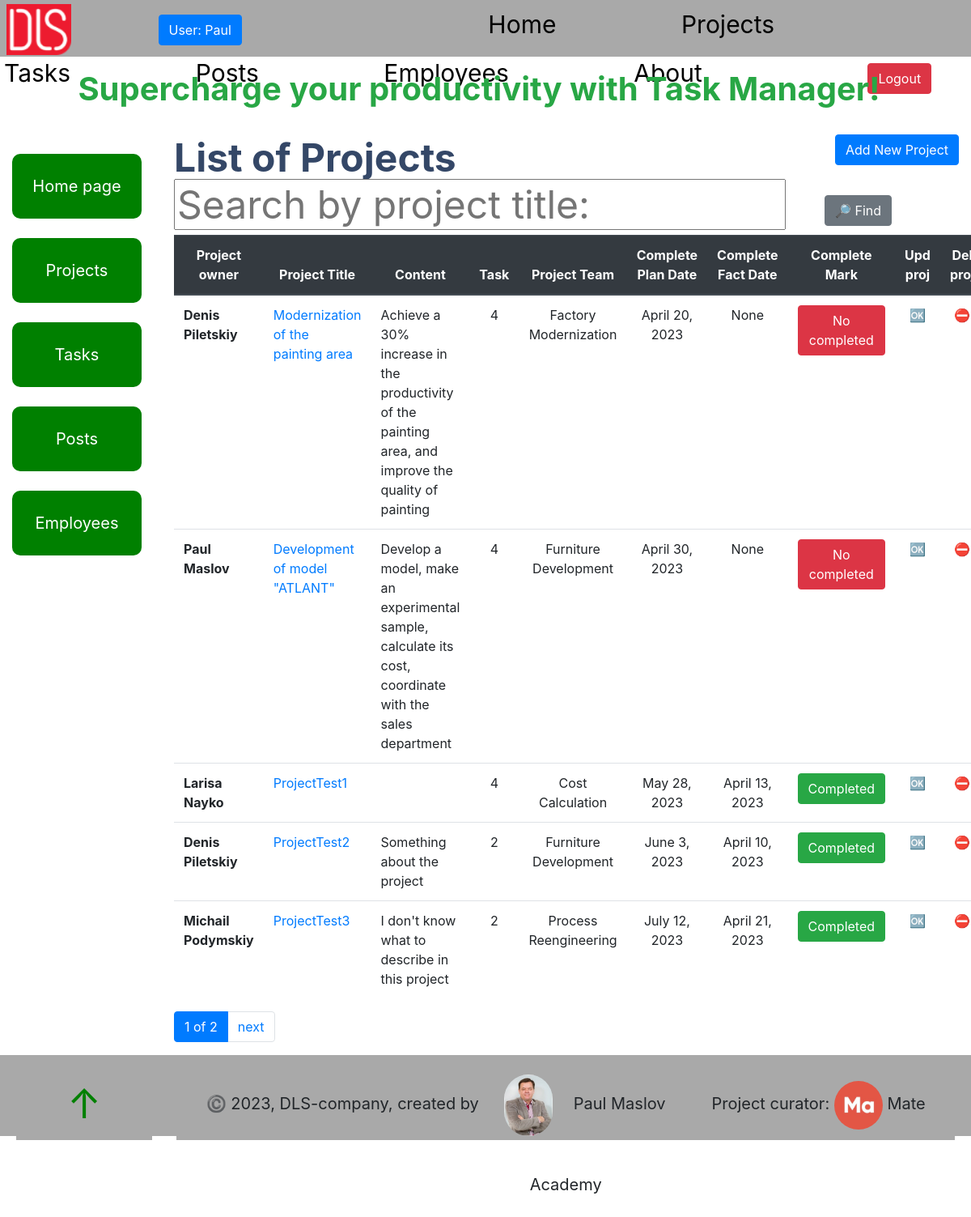
Page /projects/ (signed in) on the committed database.
### task_manager/models.py (models this page shows, shortened)
class Employee(AbstractUser, ModelMeta):
    photo = models.ImageField(upload_to="static/foto_users/", blank=True)
    position = models.ForeignKey(
        Position,
        null=True,
        blank=True,
        on_delete=models.CASCADE,
        related_name="employees"
    )
    class Meta:
        ordering = ["username"]
        verbose_name = "employee"
        verbose_name_plural = "employees"
    _metadata = {
           'photo': 'get_meta_photo',
    }

class Project(models.Model):
    name = models.CharField(max_length=255)
    description = models.TextField(null=True, blank=True)
    created_time = models.DateTimeField(auto_now_add=True)
    deadline = models.DateField(null=True, blank=True)
    fact_date = models.DateField(null=True, blank=True)
    is_completed = models.BooleanField()
    owner = models.ForeignKey(
        Employee,
        on_delete=models.CASCADE,
        related_name="project",
    )
    team = models.ForeignKey(
        Team,
        on_delete=models.CASCADE,
    )
    project_type = models.ForeignKey(
        ProjectType,
        on_delete=models.CASCADE,
    )
    class Meta:
        ordering = ["deadline"]

class Team(models.Model):
    name = models.CharField(max_length=50, null=True, blank=True)
    employees = models.ManyToManyField(Employee, related_name="teams")
    class Meta:
        ordering = ["name"]

### task_manager/views.py (the view)
# urls.py: path("projects/", ProjectListView.as_view(), name="project-list"),
class ProjectListView(LoginRequiredMixin, generic.ListView):
    model = Project
    paginate_by = 5
    queryset = Project.objects.select_related(
        "project_type",
        "owner"
    ).prefetch_related(
       "team",
       "task",
    ).order_by("deadline")
    def get_context_data(self, *, object_list=None, **kwargs):
        context = super(ProjectListView, self).get_context_data(**kwargs)
        name = self.request.GET.get("name", "")
        context["search_form"] = ProjectSearchForm(
            initial={"name": name}
        )
        return context
    def get_queryset(self):
        queryset = Project.objects.all()
        form = ProjectSearchForm(self.request.GET)
        if form.is_valid():
            return queryset.filter(
                name__icontains=form.cleaned_data["name"]
            )
        return queryset

### task_manager/forms.py
class ProjectSearchForm(forms.Form):
    name = forms.CharField(
        max_length=70,
        required=False,
        label="",
        widget=forms.TextInput(
            attrs={"placeholder": "Search by project title:"}
        )
    )

### task_manager/templatetags/query_transform.py (called while the page is built)
@register.simple_tag
def query_transform(request, **kwargs):
    updated = request.GET.copy()
    for key, value in kwargs.items():
        if value is not None:
            updated[key] = value
        else:
            updated.pop(key, 0)
    return updated.urlencode()

### templates/task_manager/project_list.html
{%  extends "base.html" %}
{% block content %}
  <h1>
    <strong>List of Projects</strong>
    <a
      class="btn btn-primary"
      style="float: right"
      href="{% url 'task_manager:project-create'%}">
      Add New Project
    </a>
    <span>
      {% block search %}
        {% include "includes/search.html" %}
      {% endblock %}
    </span>
  </h1>
  <table class="table">
    <thead class="thead-dark">
      <tr class="text-center">
        <th scope="col">Project owner</th>
        <th scope="col">Project Title</th>
        <th scope="col">Content</th>
        <th scope="col">Task</th>
        <th scope="col">Project Team</th>
        <th scope="col">Complete Plan Date</th>
        <th scope="col">Complete Fact Date</th>
        <th scope="col">Complete Mark</th>
        <th scope="col">Upd proj</th>
        <th scope="col">Del proj</th>
      </tr>
    </thead>
    <tbody>
    {% for project in project_list %}
      <tr>
        <th scope="row">
          {{ project.owner.first_name }} {{ project.owner.last_name }}
        </th>
        <td><a href="{%  url 'task_manager:project-detail' pk=project.id %}">{{ project.name }}</a></td>
        <td>{{ project.description }}</td>
        <td class="text-center">{{ project.task.all.count }}</td>
        <td class="text-center">{{ project.team.name }}</td>
        <td class="text-center">{{ project.deadline }}</td>
        <td class="text-center">{{ project.fact_date }}</td>
        <td class="text-center">
        {% if project.is_completed %}
          <a
            class="btn btn-success"
            href="{% url 'task_manager:project-detail' pk=project.id  %}">
            Completed
          </a>
          {% else %}
           <a
            class="btn btn-danger"
            href="{% url 'task_manager:project-detail' pk=project.id  %}">
            No completed
          </a>
        {% endif %}
        </td>
        <td class="text-center">
          <a
            href="{% url 'task_manager:project-update' pk=project.id %}">
            🆗
          </a>
        </td>
        <td class="text-center">
          <a
            href="{% url 'task_manager:project-delete' pk=project.id %}">
            ⛔️
          </a>
        </td>
      </tr>
    {% endfor %}
    </tbody>
  </table>
{% endblock %}

### templates/includes/navigation.html
{% load static %}
  <span class="logo">
    <a href="https://dls.ua/">
      <img src="{% static 'images/logodls.png'%}" alt="DLS logo">
    </a>
  </span>
   {% if user.is_authenticated %}
     <a
       class="login btn btn-primary"
       href="{% url 'task_manager:employee-detail' pk=user.id %}">
       User: {{ user.username }}
     </a>
     <div class="nav">
       <a class="nav__link" href="{% url 'task_manager:index' %}">Home</a>
       <a class="nav__link" href="{% url 'task_manager:project-list' %}">Projects</a>
       <a class="nav__link" href="{% url 'task_manager:task-list' %}">Tasks</a>
       <a class="nav__link" href="{% url 'task_manager:post-list' %}">Posts</a>
       <a class="nav__link" href="{% url 'task_manager:employee-list' %}">Employees</a>
       <a class="nav__link" href="{% url 'task_manager:about' %}">About</a>
     </div>
     <a class="btn btn-danger" href="{% url 'logout' %}">Logout</a>
   {% else %}
      <a class="login btn btn-success" href="{% url 'login' %}">Login</a>
      <div class="nav">
        <a class="nav__link" href="{% url 'task_manager:index' %}">Home</a>
        <a class="nav__link" href="{% url 'task_manager:about' %}">About</a>
      </div>
   {% endif %}

### static/css/styles.css (style rules this page uses)
html { scroll-behavior: smooth; }
body { margin: 0; padding: 0; box-sizing: border-box; --header-height: 70px; --footer-height: 100px; --button-height: 100px; --button-width: 100px; --bs-blue: #63B3ED; --bs-indigo: #596CFF; --bs-purple: #6f42c1; --bs-pink: #d63384; --bs-red: #F56565; --bs-orange: #fd7e14; --bs-yellow: #FBD38D; --bs-green: #81E6D9; --bs-teal: #20c997; --bs-cyan: #0dcaf0; --bs-white: #fff; --bs-gray: #6c757d; --bs-gray-dark: #343a40; --bs-gray-100: #f8f9fa; --bs-gray-200: #f0f2f5; --bs-gray-300: #dee2e6; --bs-gray-400: #ced4da; --bs-gray-500: #adb5bd; --bs-gray-600: #6c757d; --bs-gray-700: #495057; --bs-gray-800: #343a40; --bs-gray-900: #212529; --bs-primary: #e91e63; --bs-secondary: #7b809a; --bs-success: #4CAF50; --bs-info: #1A73E8; --bs-warning: #fb8c00; --bs-danger: #F44335; --bs-light: #f0f2f5; --bs-dark: #344767; --bs-primary-rgb: 233, 30, 99; --bs-secondary-rgb: 123, 128, 154; --bs-success-rgb: 76, 175, 80; --bs-info-rgb: 26, 115, 232; --bs-warning-rgb: 251, 140, 0; --bs-danger-rgb: 244, 67, 53; --bs-light-rgb: 240, 242, 245; --bs-dark-rgb: 52, 71, 103; --bs-white-rgb: 255, 255, 255; --bs-black-rgb: 0, 0, 0; --bs-body-color-rgb: 123, 128, 154; --bs-body-bg-rgb: 255, 255, 255; --bs-font-sans-serif: "Roboto", Helvetica, Arial, sans-serif; --bs-font-monospace: SFMono-Regular, Menlo, Monaco, Consolas, "Liberation Mono", "Courier New", monospace; --bs-gradient: linear-gradient(180deg, rgba(255, 255, 255, 0.15), rgba(255, 255, 255, 0)); --bs-body-font-family: var(--bs-font-sans-serif); --bs-body-font-size: 1rem; --bs-body-font-weight: 400; --bs-body-line-height: 1.5; --bs-body-color: #7b809a; --bs-body-bg: #fff; --bs-border-width: 1px; --bs-border-style: solid; --bs-border-color: #dee2e6; --bs-border-color-translucent: rgba(0, 0, 0, 0.175); --bs-border-radius: 0.375rem; --bs-border-radius-sm: 0.125rem; --bs-border-radius-lg: 0.5rem; --bs-border-radius-xl: 0.75rem; --bs-border-radius-2xl: 1rem; --bs-border-radius-pill: 50rem; --bs-heading-color: #344767; --bs-link-color: #e91e63; --bs-link-hover-color: #e91e63; --bs-code-color: #d63384; --bs-highlight-bg: #fcf8e3; }
.nav { margin-right: 50px; display: inline; }
.nav__link { margin-right: 150px; display: inline-block; font-size: 30px; color: black; text-decoration: burlywood; }
.logo { margin-right: 100px; padding: 3px; }
.logo img { width: 80px; }
.login { margin-right: 300px; }
h1, .h1, h2, .h2, h3, .h3, h4, .h4, h5, .h5, h6, .h6 { margin-top: 0; margin-bottom: 0.3rem; font-weight: 400; line-height: 1.2; color: var(--bs-heading-color); }
h1, .h1 { font-size: calc(1.425rem + 2.1vw); }

### rows in the picture
Employee: username "Paul"
Project: owner.first_name "Denis", owner.last_name "Piletskiy", name "Modernization of the painting area", description "Achieve a 30% increase in the productivity of the painting area, and improve the quality of painting", task.all.count "4", team.name "Factory Modernization", deadline "April 20, 2023", fact_date "None", is_completed "No completed"
Project: owner.first_name "Paul", owner.last_name "Maslov", name "Development of model \"ATLANT\"", description "Develop a model, make an experimental sample, calculate its cost, coordinate with the sales department", task.all.count "4", team.name "Furniture Development", deadline "April 30, 2023", fact_date "None", is_completed "No completed"
Project: owner.first_name "Larisa", owner.last_name "Nayko", name "ProjectTest1", task.all.count "4", team.name "Cost Calculation", deadline "May 28, 2023", fact_date "April 13, 2023", is_completed "Completed"
Project: owner.first_name "Denis", owner.last_name "Piletskiy", name "ProjectTest2", description "Something about the project", task.all.count "2", team.name "Furniture Development", deadline "June 3, 2023", fact_date "April 10, 2023", is_completed "Completed"
Project: owner.first_name "Michail", owner.last_name "Podymskiy", name "ProjectTest3", description "I don't know what to describe in this project", task.all.count "2", team.name "Process Reengineering", deadline "July 12, 2023", fact_date "April 21, 2023", is_completed "Completed"

### other values in the picture
{{ page_obj.number }} "1"
{{ paginator.num_pages }} "2"
